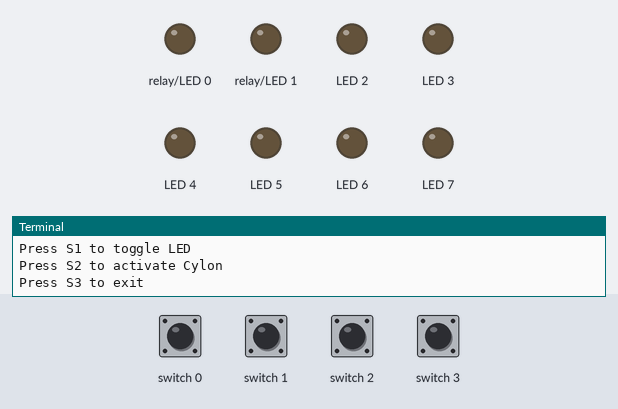
This program was run on a simulated Raspberry Pi (BCM pin numbers) with a PiFace Digital. On the bench: output pins drawn as LEDs (lit = HIGH), the last lines printed to the terminal. The test bench sets the inputs (shaded band); at power-on: switch 0–3 HIGH.

Above: at 5.0 s.
5.1 s: switch 2 pulled LOW for 0.15 s
At 5.3 s:
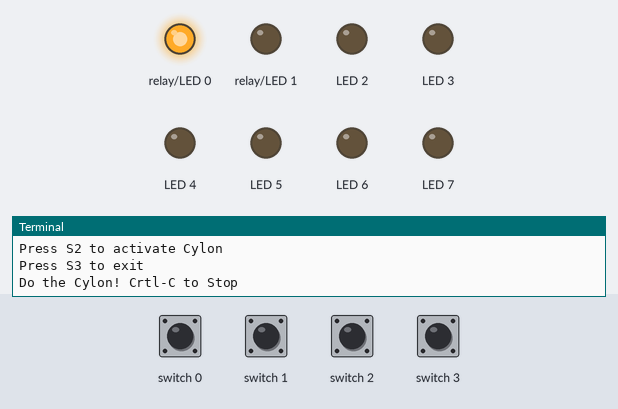
At 5.7 s:
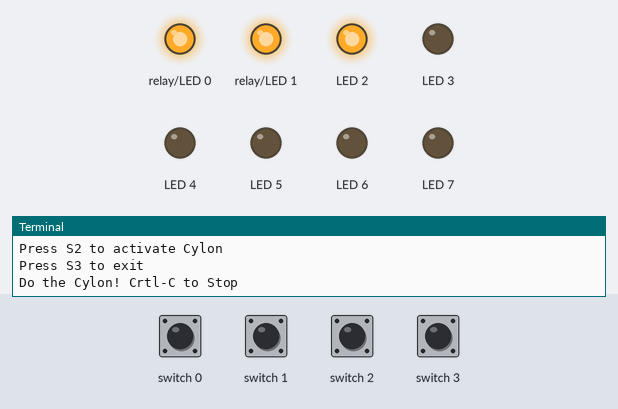
Timing chart, 0 to 14.1 s (numbered marks = the images above; inputs shaded):
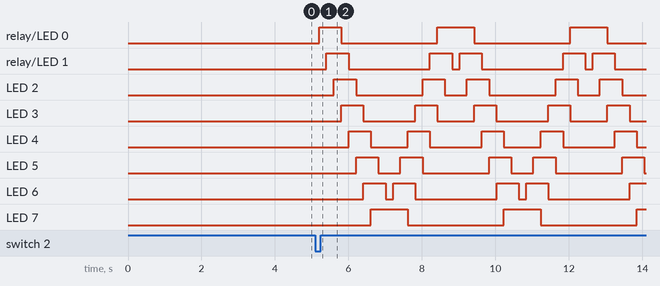

Measured:
- after the input at 5.1 s, relay/LED 0: LOW → HIGH after 0.10 s, then repeats every 3.6 s: LOW 2.6 s, HIGH 1.0 s; relay/LED 1: LOW → HIGH after 0.30 s, then repeats every 3.6 s: LOW 2.2 s, HIGH 0.60 s, LOW 0.20 s, HIGH 0.60 s

The program:

pface.py
```python
#!/bin/env python
# Chpater 7 Hardware Control
# Working with the PiFace Controller
import pifacedigitalio
pf = pifacedigitalio.PiFaceDigital()
import time
def lightseq(o0,o1,o2,o3,o4,o5,o6,o7):
        pf.output_pins[0].value=o0
        pf.output_pins[1].value=o1
        pf.output_pins[2].value=o2
        pf.output_pins[3].value=o3
        pf.output_pins[4].value=o4
        pf.output_pins[5].value=o5
        pf.output_pins[6].value=o6
        pf.output_pins[7].value=o7

def dothecylon():
        dly=0.2
        lightseq(1,0,0,0,0,0,0,0)
        time.sleep(dly)
        lightseq(1,1,0,0,0,0,0,0)
        time.sleep(dly)
        lightseq(1,1,1,0,0,0,0,0)
        time.sleep(dly)
        lightseq(0,1,1,1,0,0,0,0)
        time.sleep(dly)
        lightseq(0,0,1,1,1,0,0,0)
        time.sleep(dly)
        lightseq(0,0,0,1,1,1,0,0)
        time.sleep(dly)
        lightseq(0,0,0,0,1,1,1,0)
        time.sleep(dly)
        lightseq(0,0,0,0,0,1,1,1)
        time.sleep(dly)
        lightseq(0,0,0,0,0,0,1,1)
        time.sleep(dly)
        lightseq(0,0,0,0,0,0,0,1)
        time.sleep(dly)
        lightseq(0,0,0,0,0,0,1,1)
        time.sleep(dly)
        lightseq(0,0,0,0,0,1,1,1)
        time.sleep(dly)
        lightseq(0,0,0,0,1,1,1,0)
        time.sleep(dly)
        lightseq(0,0,0,1,1,1,0,0)
        time.sleep(dly)
        lightseq(0,0,1,1,1,0,0,0)
        time.sleep(dly)
        lightseq(0,1,1,1,0,0,0,0)
        time.sleep(dly)
        lightseq(1,1,1,0,0,0,0,0)
        time.sleep(dly)
        lightseq(1,1,0,0,0,0,0,0)
        time.sleep(dly)

def main():
        print "Press S0 to click on relay and LED"
        print "Press S1 to toggle LED"
        print "Press S2 to activate Cylon"
        print "Press S3 to exit"
        while True:
                if pf.input_pins[0].value==1:
                        time.sleep(.2)
                        pf.output_pins[0].value=1
                        time.sleep(1)
                        pf.output_pins[0].value=0
                elif pf.input_pins[1].value==1:
                        time.sleep(.2)
                        state=pf.output_pins[3].value
                        print "Value: ", state
                        time.sleep(.2)
                        if state==1:
                                pf.output_pins[3].value=0
                        else:
                                pf.output_pins[3].value=1
                elif pf.input_pins[2].value==1:
                        time.sleep(.1)
                        print "Do the Cylon! Crtl-C to Stop"
                        while True:
                                try:
                                        dothecylon()
                                except KeyboardInterrupt:
                                        lightseq(0,0,0,0,0,0,0,0)
                                        break
                elif pf.input_pins[3].value==1:
                        break
if __name__ == "__main__":
        main()
```
